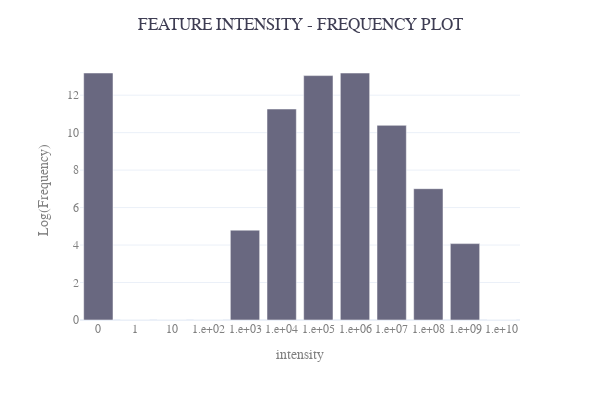

Notebook code for this chart:
### Markdown cell above
# Step 2: Imputation

<p style='text-align: justify;'> For several reasons, real world datasets might have some missing values in it, in the form of NA, NANs or 0s. Eventhough the gapfilling step of MZmine fills the missing values, we still end up with some missing values or 0s in our feature table. This could be problematic for statistical analysis. </p> 
<p style='text-align: justify;'> In order to have a better dataset, we cannot simply discard those rows or columns with missing values as we will lose a chunk of our valuable data. Instead we can try imputing those missing values. Imputation involves replacing the missing values in the data with a meaningful, reasonable guess. There are several methods, such as: </p> 
  
1) Mean imputation (replacing the missing values in a column with the mean or average of the column)  
2) Replacing it with the most frequent value  
3) Several other machine learning imputation methods such as k-nearest neighbors algorithm(k-NN), Hidden Markov Model(HMM)

Here, we use ft and see the frquency distribution of its features with a plot. It shows where the features are present in higher number.

### Code cell
bins, bins_label, a = [-1, 0, 1, 10], ['-1','0', "1", "10"], 2

while a<=10:
    bins_label.append(np.format_float_scientific(10**a))
    bins.append(10**a)
    a+=1

freq_table = pd.DataFrame(bins_label)
frequency = pd.DataFrame(np.array(np.unique(np.digitize(blank_removal.to_numpy(), bins, right=True), return_counts=True)).T).set_index(0)
freq_table = pd.concat([freq_table,frequency], axis=1).fillna(0).drop(0)
freq_table.columns = ['intensity', 'Frequency']
freq_table['Log(Frequency)'] = np.log(freq_table['Frequency']+1)

# get the lowest intensity (that is not zero) as a cutoff LOD value
cutoff_LOD = round(blank_removal.replace(0, np.nan).min(numeric_only=True).min())

fig = px.bar(freq_table, x="intensity", y="Log(Frequency)", template="plotly_white",  width=600, height=400)

fig.update_traces(marker_color="#696880")
fig.update_layout(font={"color":"grey", "size":12, "family":"Sans"},
                  title={"text":"FEATURE INTENSITY - FREQUENCY PLOT", 'x':0.5, "font_color":"#3E3D53"})
fig.write_image(os.path.join(result_dir, "frequency_plot.svg"))
fig.show()

### Figure 1 — Plotly figure (JSON) as saved in the notebook; plotly's stock layout.template omitted (floating-point values rounded to 4 significant figures)
{"data": [{"alignmentgroup": "True", "hovertemplate": "intensity=%{x}<br>Log(Frequency)=%{y}<extra></extra>", "legendgroup": "", "marker": {"color": "#696880", "pattern": {"shape": ""}}, "name": "", "offsetgroup": "", "orientation": "v", "showlegend": false, "textposition": "auto", "type": "bar", "x": ["0", "1", "10", "1.e+02", "1.e+03", "1.e+04", "1.e+05", "1.e+06", "1.e+07", "1.e+08", "1.e+09", "1.e+10"], "xaxis": "x", "y": [13.18, 0, 0, 0, 4.796, 11.26, 13.05, 13.18, 10.39, 7.009, 4.078, 0], "yaxis": "y"}], "layout": {"barmode": "relative", "font": {"color": "grey", "family": "Sans", "size": 12}, "height": 400, "legend": {"tracegroupgap": 0}, "margin": {"t": 60}, "title": {"font": {"color": "#3E3D53"}, "text": "FEATURE INTENSITY - FREQUENCY PLOT", "x": 0.5}, "width": 600, "xaxis": {"anchor": "y", "domain": [0, 1], "title": {"text": "intensity"}}, "yaxis": {"anchor": "x", "domain": [0, 1], "title": {"text": "Log(Frequency)"}}}}
